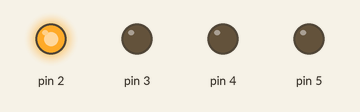
A sketch run on a simulated Arduino Uno, built with avr-gcc and run on an emulated ATmega328P. Parts: output pins drawn as LEDs (lit = HIGH).

Above: at 0.5 s.
At 1.5 s:
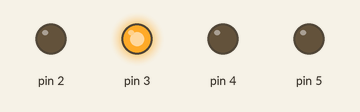
At 2.5 s:
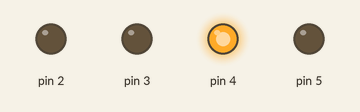
At 3.5 s:
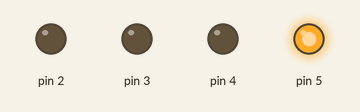
Timing chart, 0 to 5.2 s (numbered marks = the images above):
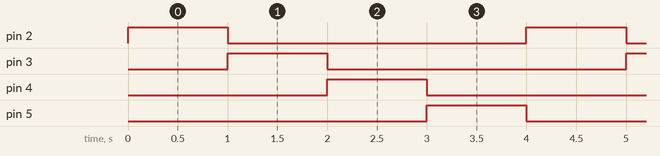

The sketch:

E03_LED_sequence-1.ino
```cpp
#define DELAY_TIME 1000 //지연시간을 1초로 정의
void setup() {   //2~5번핀을 출력으로 사용합니다
	pinMode(2,OUTPUT);
	pinMode(3,OUTPUT);
	pinMode(4,OUTPUT);
	pinMode(5,OUTPUT);
}
void loop(){
	for(int i=2;i<6;i++){
	digitalWrite(i,HIGH);
	delay(DELAY_TIME);
	digitalWrite(i,LOW);
	}
}
```

Measured:
- by itself, pin 2–5: alternates HIGH for 1.0 s and LOW for 3.0 s
- by itself, everything shown: repeats every 4.0 s, in 5 steps
